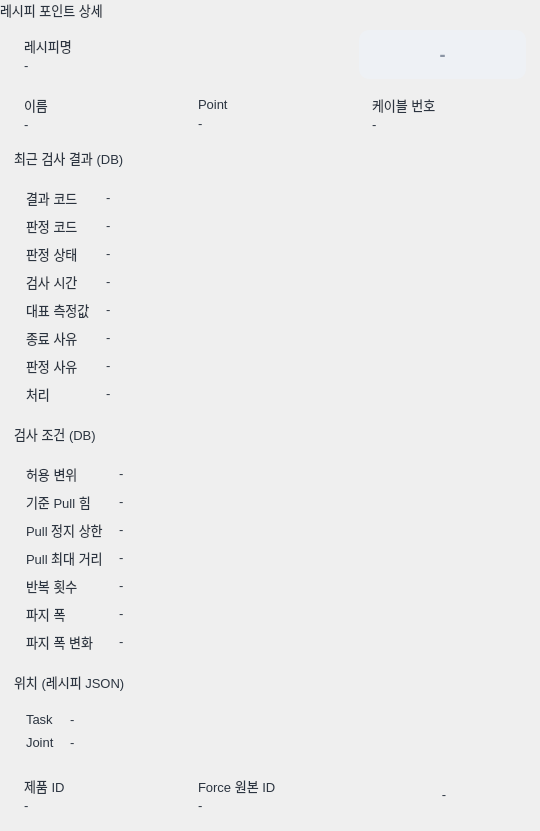
<?xml version='1.0' encoding='UTF-8'?>
<ui version="4.0">
 <class>LookupDetailDialog</class>
 <widget class="QDialog" name="LookupDetailDialog">
  <property name="geometry">
   <rect>
    <x>0</x>
    <y>0</y>
    <width>540</width>
    <height>700</height>
   </rect>
  </property>
  <property name="minimumSize">
   <size>
    <width>540</width>
    <height>0</height>
   </size>
  </property>
  <property name="windowTitle">
   <string>레시피 포인트 상세</string>
  </property>
  <property name="styleSheet">
   <string notr="true">/* main_window.ui 의 스타일 중 상세창이 쓰는 규칙을 복사한 것이다.
   Designer 에서 이 파일만 열어도 실제와 같은 모양으로 보이게 하기 위해서다.
   HMI 에서는 메인 창의 스타일도 함께 적용되며, 겹치면 여기 적힌 것이 우선한다. */
QWidget { font-family: 'Noto Sans CJK KR', 'NanumGothic', sans-serif; font-size: 13px; color: #2B3440; }
QFrame[role="subPanel"] { background: #F8FAFC; border: 1px solid #E1E7EE; border-radius: 6px; }
QLabel[role="groupTitle"] { font-weight: bold; }
QLabel[role="key"] { color: #5B6675; }
QLabel[role="value"] { font-weight: bold; }
QLabel[role="panelTitle"] { background: #168DB5; color: #FFFFFF; font-size: 14px; font-weight: bold;
    border-top-left-radius: 6px; border-top-right-radius: 6px; padding: 7px 12px; }
#badge { background: #EEF1F5; color: #8A94A3; font-weight: bold; font-size: 18px;
    border-radius: 10px; padding: 3px 12px; }
</string>
  </property>
  <layout class="QVBoxLayout" name="rootLayout">
   <property name="spacing">
    <number>10</number>
   </property>
   <property name="leftMargin">
    <number>0</number>
   </property>
   <property name="topMargin">
    <number>0</number>
   </property>
   <property name="rightMargin">
    <number>0</number>
   </property>
   <property name="bottomMargin">
    <number>12</number>
   </property>
   <item>
    <widget class="QLabel" name="titleLabel">
     <property name="text">
      <string>레시피 포인트 상세</string>
     </property>
     <property name="role" stdset="0">
      <string notr="true">panelTitle</string>
     </property>
    </widget>
   </item>
   <item>
    <layout class="QVBoxLayout" name="bodyLayout">
     <property name="spacing">
      <number>10</number>
     </property>
     <property name="leftMargin">
      <number>14</number>
     </property>
     <property name="topMargin">
      <number>0</number>
     </property>
     <property name="rightMargin">
      <number>14</number>
     </property>
     <property name="bottomMargin">
      <number>0</number>
     </property>
     <item>
      <layout class="QHBoxLayout" name="topRow" stretch="2,1">
       <item>
        <widget class="QFrame" name="recipeCard">
         <property name="role" stdset="0">
          <string notr="true">subPanel</string>
         </property>
         <layout class="QVBoxLayout" name="recipeCardLayout">
          <property name="spacing">
           <number>2</number>
          </property>
          <property name="leftMargin">
           <number>10</number>
          </property>
          <property name="topMargin">
           <number>6</number>
          </property>
          <property name="rightMargin">
           <number>10</number>
          </property>
          <property name="bottomMargin">
           <number>6</number>
          </property>
          <item>
           <widget class="QLabel" name="recipeKey">
            <property name="text">
             <string>레시피명</string>
            </property>
            <property name="role" stdset="0">
             <string notr="true">key</string>
            </property>
           </widget>
          </item>
          <item>
           <widget class="QLabel" name="recipeValue">
            <property name="text">
             <string>-</string>
            </property>
            <property name="textInteractionFlags">
             <set>Qt::TextSelectableByMouse</set>
            </property>
            <property name="role" stdset="0">
             <string notr="true">value</string>
            </property>
           </widget>
          </item>
         </layout>
        </widget>
       </item>
       <item>
        <widget class="QLabel" name="badge">
         <property name="minimumSize">
          <size>
           <width>0</width>
           <height>48</height>
          </size>
         </property>
         <property name="text">
          <string>-</string>
         </property>
         <property name="alignment">
          <set>Qt::AlignCenter</set>
         </property>
        </widget>
       </item>
      </layout>
     </item>
     <item>
      <layout class="QHBoxLayout" name="midRow" stretch="1,1,1">
       <item>
        <widget class="QFrame" name="nameCard">
         <property name="role" stdset="0">
          <string notr="true">subPanel</string>
         </property>
         <layout class="QVBoxLayout" name="nameCardLayout">
          <property name="spacing">
           <number>2</number>
          </property>
          <property name="leftMargin">
           <number>10</number>
          </property>
          <property name="topMargin">
           <number>6</number>
          </property>
          <property name="rightMargin">
           <number>10</number>
          </property>
          <property name="bottomMargin">
           <number>6</number>
          </property>
          <item>
           <widget class="QLabel" name="nameKey">
            <property name="text">
             <string>이름</string>
            </property>
            <property name="role" stdset="0">
             <string notr="true">key</string>
            </property>
           </widget>
          </item>
          <item>
           <widget class="QLabel" name="nameValue">
            <property name="text">
             <string>-</string>
            </property>
            <property name="textInteractionFlags">
             <set>Qt::TextSelectableByMouse</set>
            </property>
            <property name="role" stdset="0">
             <string notr="true">value</string>
            </property>
           </widget>
          </item>
         </layout>
        </widget>
       </item>
       <item>
        <widget class="QFrame" name="pointCard">
         <property name="role" stdset="0">
          <string notr="true">subPanel</string>
         </property>
         <layout class="QVBoxLayout" name="pointCardLayout">
          <property name="spacing">
           <number>2</number>
          </property>
          <property name="leftMargin">
           <number>10</number>
          </property>
          <property name="topMargin">
           <number>6</number>
          </property>
          <property name="rightMargin">
           <number>10</number>
          </property>
          <property name="bottomMargin">
           <number>6</number>
          </property>
          <item>
           <widget class="QLabel" name="pointKey">
            <property name="text">
             <string>Point</string>
            </property>
            <property name="role" stdset="0">
             <string notr="true">key</string>
            </property>
           </widget>
          </item>
          <item>
           <widget class="QLabel" name="pointValue">
            <property name="text">
             <string>-</string>
            </property>
            <property name="textInteractionFlags">
             <set>Qt::TextSelectableByMouse</set>
            </property>
            <property name="role" stdset="0">
             <string notr="true">value</string>
            </property>
           </widget>
          </item>
         </layout>
        </widget>
       </item>
       <item>
        <widget class="QFrame" name="cableCard">
         <property name="role" stdset="0">
          <string notr="true">subPanel</string>
         </property>
         <layout class="QVBoxLayout" name="cableCardLayout">
          <property name="spacing">
           <number>2</number>
          </property>
          <property name="leftMargin">
           <number>10</number>
          </property>
          <property name="topMargin">
           <number>6</number>
          </property>
          <property name="rightMargin">
           <number>10</number>
          </property>
          <property name="bottomMargin">
           <number>6</number>
          </property>
          <item>
           <widget class="QLabel" name="cableKey">
            <property name="text">
             <string>케이블 번호</string>
            </property>
            <property name="role" stdset="0">
             <string notr="true">key</string>
            </property>
           </widget>
          </item>
          <item>
           <widget class="QLabel" name="cableValue">
            <property name="text">
             <string>-</string>
            </property>
            <property name="textInteractionFlags">
             <set>Qt::TextSelectableByMouse</set>
            </property>
            <property name="role" stdset="0">
             <string notr="true">value</string>
            </property>
           </widget>
          </item>
         </layout>
        </widget>
       </item>
      </layout>
     </item>
     <item>
      <widget class="QLabel" name="resultTitle">
       <property name="text">
        <string>최근 검사 결과 (DB)</string>
       </property>
       <property name="role" stdset="0">
        <string notr="true">groupTitle</string>
       </property>
      </widget>
     </item>
     <item>
      <widget class="QFrame" name="resultPanel">
       <property name="role" stdset="0">
        <string notr="true">subPanel</string>
       </property>
       <layout class="QGridLayout" name="resultPanelLayout" columnstretch="0,1">
        <property name="leftMargin">
         <number>12</number>
        </property>
        <property name="topMargin">
         <number>10</number>
        </property>
        <property name="rightMargin">
         <number>12</number>
        </property>
        <property name="bottomMargin">
         <number>10</number>
        </property>
        <property name="horizontalSpacing">
         <number>16</number>
        </property>
        <property name="verticalSpacing">
         <number>8</number>
        </property>
        <item row="0" column="0" alignment="Qt::AlignTop">
         <widget class="QLabel" name="resultCodeKey">
          <property name="text">
           <string>결과 코드</string>
          </property>
          <property name="role" stdset="0">
           <string notr="true">key</string>
          </property>
         </widget>
        </item>
        <item row="0" column="1">
         <widget class="QLabel" name="resultCodeValue">
          <property name="text">
           <string>-</string>
          </property>
          <property name="role" stdset="0">
           <string notr="true">value</string>
          </property>
          <property name="textInteractionFlags">
           <set>Qt::TextSelectableByMouse</set>
          </property>
          <property name="wordWrap">
           <bool>true</bool>
          </property>
         </widget>
        </item>
        <item row="1" column="0" alignment="Qt::AlignTop">
         <widget class="QLabel" name="reasonCodeKey">
          <property name="text">
           <string>판정 코드</string>
          </property>
          <property name="role" stdset="0">
           <string notr="true">key</string>
          </property>
         </widget>
        </item>
        <item row="1" column="1">
         <widget class="QLabel" name="reasonCodeValue">
          <property name="text">
           <string>-</string>
          </property>
          <property name="role" stdset="0">
           <string notr="true">value</string>
          </property>
            <property name="textInteractionFlags">
             <set>Qt::TextSelectableByMouse</set>
            </property>
            <property name="wordWrap">
             <bool>true</bool>
            </property>
         </widget>
        </item>
        <item row="2" column="0" alignment="Qt::AlignTop">
         <widget class="QLabel" name="judgmentStatusKey">
          <property name="text">
           <string>판정 상태</string>
          </property>
          <property name="role" stdset="0">
           <string notr="true">key</string>
          </property>
         </widget>
        </item>
        <item row="2" column="1">
         <widget class="QLabel" name="judgmentStatusValue">
          <property name="text">
           <string>-</string>
          </property>
          <property name="role" stdset="0">
           <string notr="true">value</string>
          </property>
            <property name="textInteractionFlags">
             <set>Qt::TextSelectableByMouse</set>
            </property>
            <property name="wordWrap">
             <bool>true</bool>
            </property>
         </widget>
        </item>
        <item row="3" column="0" alignment="Qt::AlignTop">
         <widget class="QLabel" name="timeKey">
          <property name="text">
           <string>검사 시간</string>
          </property>
          <property name="role" stdset="0">
           <string notr="true">key</string>
          </property>
         </widget>
        </item>
        <item row="3" column="1">
         <widget class="QLabel" name="timeValue">
          <property name="text">
           <string>-</string>
          </property>
          <property name="role" stdset="0">
           <string notr="true">value</string>
          </property>
          <property name="textInteractionFlags">
           <set>Qt::TextSelectableByMouse</set>
          </property>
          <property name="wordWrap">
           <bool>true</bool>
          </property>
         </widget>
        </item>
        <item row="4" column="0" alignment="Qt::AlignTop">
         <widget class="QLabel" name="measuredKey">
          <property name="text">
           <string>대표 측정값</string>
          </property>
          <property name="role" stdset="0">
           <string notr="true">key</string>
          </property>
         </widget>
        </item>
        <item row="4" column="1">
         <widget class="QLabel" name="measuredValue">
          <property name="text">
           <string>-</string>
          </property>
          <property name="role" stdset="0">
           <string notr="true">value</string>
          </property>
          <property name="textInteractionFlags">
           <set>Qt::TextSelectableByMouse</set>
          </property>
          <property name="wordWrap">
           <bool>true</bool>
          </property>
         </widget>
        </item>
        <item row="5" column="0" alignment="Qt::AlignTop">
         <widget class="QLabel" name="terminationKey">
          <property name="text">
           <string>종료 사유</string>
          </property>
          <property name="role" stdset="0">
           <string notr="true">key</string>
          </property>
         </widget>
        </item>
        <item row="5" column="1">
         <widget class="QLabel" name="terminationValue">
          <property name="text">
           <string>-</string>
          </property>
          <property name="role" stdset="0">
           <string notr="true">value</string>
          </property>
            <property name="textInteractionFlags">
             <set>Qt::TextSelectableByMouse</set>
            </property>
            <property name="wordWrap">
             <bool>true</bool>
            </property>
         </widget>
        </item>
        <item row="6" column="0" alignment="Qt::AlignTop">
         <widget class="QLabel" name="reasonKey">
          <property name="text">
           <string>판정 사유</string>
          </property>
          <property name="role" stdset="0">
           <string notr="true">key</string>
          </property>
         </widget>
        </item>
        <item row="6" column="1">
         <widget class="QLabel" name="reasonValue">
          <property name="text">
           <string>-</string>
          </property>
          <property name="role" stdset="0">
           <string notr="true">value</string>
          </property>
          <property name="textInteractionFlags">
           <set>Qt::TextSelectableByMouse</set>
          </property>
          <property name="wordWrap">
           <bool>true</bool>
          </property>
         </widget>
        </item>
        <item row="7" column="0" alignment="Qt::AlignTop">
         <widget class="QLabel" name="actionKey">
          <property name="text">
           <string>처리</string>
          </property>
          <property name="role" stdset="0">
           <string notr="true">key</string>
          </property>
         </widget>
        </item>
        <item row="7" column="1">
         <widget class="QLabel" name="actionValue">
          <property name="text">
           <string>-</string>
          </property>
          <property name="role" stdset="0">
           <string notr="true">value</string>
          </property>
          <property name="textInteractionFlags">
           <set>Qt::TextSelectableByMouse</set>
          </property>
          <property name="wordWrap">
           <bool>true</bool>
          </property>
         </widget>
        </item>
       </layout>
      </widget>
     </item>
     <item>
      <widget class="QLabel" name="criteriaTitle">
       <property name="text">
        <string>검사 조건 (DB)</string>
       </property>
       <property name="role" stdset="0">
        <string notr="true">groupTitle</string>
       </property>
      </widget>
     </item>
     <item>
      <widget class="QFrame" name="criteriaPanel">
       <property name="role" stdset="0">
        <string notr="true">subPanel</string>
       </property>
       <layout class="QGridLayout" name="criteriaPanelLayout" columnstretch="0,1">
        <property name="leftMargin">
         <number>12</number>
        </property>
        <property name="topMargin">
         <number>10</number>
        </property>
        <property name="rightMargin">
         <number>12</number>
        </property>
        <property name="bottomMargin">
         <number>10</number>
        </property>
        <property name="horizontalSpacing">
         <number>16</number>
        </property>
        <property name="verticalSpacing">
         <number>8</number>
        </property>
        <item row="0" column="0" alignment="Qt::AlignTop">
         <widget class="QLabel" name="limitKey">
          <property name="text">
           <string>허용 변위</string>
          </property>
          <property name="role" stdset="0">
           <string notr="true">key</string>
          </property>
         </widget>
        </item>
        <item row="0" column="1">
         <widget class="QLabel" name="limitValue">
          <property name="text">
           <string>-</string>
          </property>
          <property name="wordWrap">
           <bool>true</bool>
          </property>
          <property name="textInteractionFlags">
           <set>Qt::TextSelectableByMouse</set>
          </property>
          <property name="role" stdset="0">
           <string notr="true">value</string>
          </property>
         </widget>
        </item>
        <item row="1" column="0" alignment="Qt::AlignTop">
         <widget class="QLabel" name="requiredForceKey">
          <property name="text">
           <string>기준 Pull 힘</string>
          </property>
          <property name="role" stdset="0">
           <string notr="true">key</string>
          </property>
         </widget>
        </item>
        <item row="1" column="1">
         <widget class="QLabel" name="requiredForceValue">
          <property name="text">
           <string>-</string>
          </property>
          <property name="role" stdset="0">
           <string notr="true">value</string>
          </property>
            <property name="textInteractionFlags">
             <set>Qt::TextSelectableByMouse</set>
            </property>
            <property name="wordWrap">
             <bool>true</bool>
            </property>
         </widget>
        </item>
        <item row="2" column="0" alignment="Qt::AlignTop">
         <widget class="QLabel" name="pullForceKey">
          <property name="text">
           <string>Pull 정지 상한</string>
          </property>
          <property name="role" stdset="0">
           <string notr="true">key</string>
          </property>
         </widget>
        </item>
        <item row="2" column="1">
         <widget class="QLabel" name="pullForceValue">
          <property name="text">
           <string>-</string>
          </property>
          <property name="wordWrap">
           <bool>true</bool>
          </property>
          <property name="textInteractionFlags">
           <set>Qt::TextSelectableByMouse</set>
          </property>
          <property name="role" stdset="0">
           <string notr="true">value</string>
          </property>
         </widget>
        </item>
        <item row="3" column="0" alignment="Qt::AlignTop">
         <widget class="QLabel" name="maxDistanceKey">
          <property name="text">
           <string>Pull 최대 거리</string>
          </property>
          <property name="role" stdset="0">
           <string notr="true">key</string>
          </property>
         </widget>
        </item>
        <item row="3" column="1">
         <widget class="QLabel" name="maxDistanceValue">
          <property name="text">
           <string>-</string>
          </property>
          <property name="role" stdset="0">
           <string notr="true">value</string>
          </property>
            <property name="textInteractionFlags">
             <set>Qt::TextSelectableByMouse</set>
            </property>
            <property name="wordWrap">
             <bool>true</bool>
            </property>
         </widget>
        </item>
        <item row="4" column="0" alignment="Qt::AlignTop">
         <widget class="QLabel" name="repeatKey">
          <property name="text">
           <string>반복 횟수</string>
          </property>
          <property name="role" stdset="0">
           <string notr="true">key</string>
          </property>
         </widget>
        </item>
        <item row="4" column="1">
         <widget class="QLabel" name="repeatValue">
          <property name="text">
           <string>-</string>
          </property>
          <property name="wordWrap">
           <bool>true</bool>
          </property>
          <property name="textInteractionFlags">
           <set>Qt::TextSelectableByMouse</set>
          </property>
          <property name="role" stdset="0">
           <string notr="true">value</string>
          </property>
         </widget>
        </item>
        <item row="5" column="0" alignment="Qt::AlignTop">
         <widget class="QLabel" name="gripWidthKey">
          <property name="text">
           <string>파지 폭</string>
          </property>
          <property name="role" stdset="0">
           <string notr="true">key</string>
          </property>
         </widget>
        </item>
        <item row="5" column="1">
         <widget class="QLabel" name="gripWidthValue">
          <property name="text">
           <string>-</string>
          </property>
          <property name="wordWrap">
           <bool>true</bool>
          </property>
          <property name="textInteractionFlags">
           <set>Qt::TextSelectableByMouse</set>
          </property>
          <property name="role" stdset="0">
           <string notr="true">value</string>
          </property>
         </widget>
        </item>
               <item row="6" column="0" alignment="Qt::AlignTop">
         <widget class="QLabel" name="gripChangeKey">
          <property name="text">
           <string>파지 폭 변화</string>
          </property>
          <property name="role" stdset="0">
           <string notr="true">key</string>
          </property>
         </widget>
        </item>
        <item row="6" column="1">
         <widget class="QLabel" name="gripChangeValue">
          <property name="text">
           <string>-</string>
          </property>
          <property name="role" stdset="0">
           <string notr="true">value</string>
          </property>
            <property name="textInteractionFlags">
             <set>Qt::TextSelectableByMouse</set>
            </property>
            <property name="wordWrap">
             <bool>true</bool>
            </property>
         </widget>
        </item>
</layout>
      </widget>
     </item>
     <item>
      <widget class="QLabel" name="poseTitle">
       <property name="text">
        <string>위치 (레시피 JSON)</string>
       </property>
       <property name="role" stdset="0">
        <string notr="true">groupTitle</string>
       </property>
      </widget>
     </item>
     <item>
      <widget class="QFrame" name="posePanel">
       <property name="role" stdset="0">
        <string notr="true">subPanel</string>
       </property>
       <layout class="QGridLayout" name="posePanelLayout" columnstretch="0,1">
        <property name="leftMargin">
         <number>12</number>
        </property>
        <property name="topMargin">
         <number>10</number>
        </property>
        <property name="rightMargin">
         <number>12</number>
        </property>
        <property name="bottomMargin">
         <number>10</number>
        </property>
        <property name="horizontalSpacing">
         <number>16</number>
        </property>
        <property name="verticalSpacing">
         <number>8</number>
        </property>
        <item row="0" column="0" alignment="Qt::AlignTop">
         <widget class="QLabel" name="taskKey">
          <property name="text">
           <string>Task</string>
          </property>
          <property name="role" stdset="0">
           <string notr="true">key</string>
          </property>
         </widget>
        </item>
        <item row="0" column="1">
         <widget class="QLabel" name="taskValue">
          <property name="text">
           <string>-</string>
          </property>
          <property name="wordWrap">
           <bool>true</bool>
          </property>
          <property name="textInteractionFlags">
           <set>Qt::TextSelectableByMouse</set>
          </property>
          <property name="role" stdset="0">
           <string notr="true">value</string>
          </property>
         </widget>
        </item>
        <item row="1" column="0" alignment="Qt::AlignTop">
         <widget class="QLabel" name="jointKey">
          <property name="text">
           <string>Joint</string>
          </property>
          <property name="role" stdset="0">
           <string notr="true">key</string>
          </property>
         </widget>
        </item>
        <item row="1" column="1">
         <widget class="QLabel" name="jointValue">
          <property name="text">
           <string>-</string>
          </property>
          <property name="wordWrap">
           <bool>true</bool>
          </property>
          <property name="textInteractionFlags">
           <set>Qt::TextSelectableByMouse</set>
          </property>
          <property name="role" stdset="0">
           <string notr="true">value</string>
          </property>
         </widget>
        </item>
       </layout>
      </widget>
     </item>
     <item>
      <layout class="QHBoxLayout" name="bottomRow" stretch="1,1,1">
       <item>
        <widget class="QFrame" name="productCard">
         <property name="role" stdset="0">
          <string notr="true">subPanel</string>
         </property>
         <layout class="QVBoxLayout" name="productCardLayout">
          <property name="spacing">
           <number>2</number>
          </property>
          <property name="leftMargin">
           <number>10</number>
          </property>
          <property name="topMargin">
           <number>6</number>
          </property>
          <property name="rightMargin">
           <number>10</number>
          </property>
          <property name="bottomMargin">
           <number>6</number>
          </property>
          <item>
           <widget class="QLabel" name="productKey">
            <property name="text">
             <string>제품 ID</string>
            </property>
            <property name="role" stdset="0">
             <string notr="true">key</string>
            </property>
           </widget>
          </item>
          <item>
           <widget class="QLabel" name="productValue">
            <property name="text">
             <string>-</string>
            </property>
            <property name="textInteractionFlags">
             <set>Qt::TextSelectableByMouse</set>
            </property>
            <property name="role" stdset="0">
             <string notr="true">value</string>
            </property>
           </widget>
          </item>
         </layout>
        </widget>
       </item>
       <item>
        <widget class="QFrame" name="forceIdCard">
         <property name="role" stdset="0">
          <string notr="true">subPanel</string>
         </property>
         <layout class="QVBoxLayout" name="forceIdCardLayout">
          <property name="spacing">
           <number>2</number>
          </property>
          <property name="leftMargin">
           <number>10</number>
          </property>
          <property name="topMargin">
           <number>6</number>
          </property>
          <property name="rightMargin">
           <number>10</number>
          </property>
          <property name="bottomMargin">
           <number>6</number>
          </property>
          <item>
           <widget class="QLabel" name="forceIdKey">
            <property name="text">
             <string>Force 원본 ID</string>
            </property>
            <property name="role" stdset="0">
             <string notr="true">key</string>
            </property>
           </widget>
          </item>
          <item>
           <widget class="QLabel" name="forceIdValue">
            <property name="text">
             <string>-</string>
            </property>
            <property name="role" stdset="0">
             <string notr="true">value</string>
            </property>
            <property name="textInteractionFlags">
             <set>Qt::TextSelectableByMouse</set>
            </property>
           </widget>
          </item>
         </layout>
        </widget>
       </item>
       <item>
        <widget class="QLabel" name="source">
         <property name="text">
          <string>-</string>
         </property>
         <property name="alignment">
          <set>Qt::AlignCenter</set>
         </property>
         <property name="role" stdset="0">
          <string notr="true">value</string>
         </property>
        </widget>
       </item>
      </layout>
     </item>
    </layout>
   </item>
  </layout>
 </widget>
 <resources />
 <connections />
</ui>
